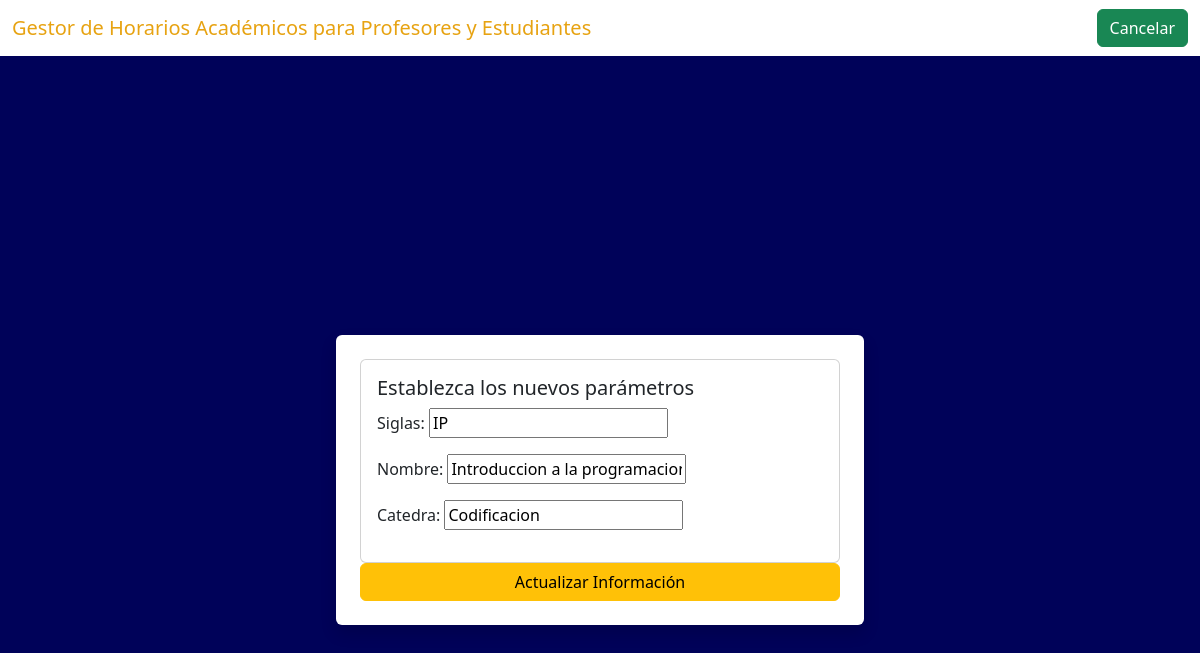
/recursos/EditarAsignaturas/1/ (signed in), run on the app's committed database.
### Recursos/models.py (models this page shows, shortened)
class Asignatura(models.Model):
    siglas = models.CharField(max_length=10, default='')
    nombre = models.CharField(max_length=253)
    catedra = models.CharField(max_length=255, default='')
    creador = models.ForeignKey(User, on_delete=models.CASCADE)  # Nuevo campo

### Recursos/views.py (the view)
# urls.py: path('EditarAsignaturas/<int:id>/', e_asignaturas, name='Editar_Asignaturas'),
@login_required
def e_asignaturas(request, id):
    asignatura = get_object_or_404(Asignatura, id=id)
    is_admin = request.user.groups.filter(name='Administrador').exists()
    if request.method == 'POST':
        form = AsignaturaForm(request.POST, instance=asignatura)
        if form.is_valid():
            if is_admin:
                creador_id = request.POST.get('creador')
                asignatura.creador = User.objects.get(id=creador_id)  # Obtener el usuario por ID
            else:
                asignatura.creador = request.user  # Establecer el creador como el usuario autenticado
            form.save()
            return redirect('Listar_Asignaturas')
    else:
        form = AsignaturaForm(instance=asignatura)
    return render(request, 'Recursos/Asignaturas/editar_asignaturas.html', {
        'form': form,
        'is_admin': is_admin,  # Pasar la variable is_admin al contexto
        'users': User.objects.all() if is_admin else []  # Pasar lista de usuarios si es admin
    })

### Recursos/forms.py
class AsignaturaForm(forms.ModelForm):
    class Meta:
        model = Asignatura
        fields = ['siglas', 'nombre', 'catedra']  # Excluye 'creador'

### Recursos/templates/Recursos/Asignaturas/editar_asignaturas.html (shortened to what this page needs)
{% load static %}
<!DOCTYPE html>
<html lang="es">
<head>
    <link href="{% static 'css/bootstrap.min.css' %}" rel="stylesheet">
</head>
<body style="background-color: rgb(0, 2, 89);">
    <nav class="navbar navbar-expand-lg navbar-light" style="background-color: white;">
        <div class="container-fluid">
            <a class="navbar-brand" href="https://eva.uci.cu/" style="color: rgb(231, 163, 18);">
                Gestor de Horarios Académicos para Profesores y Estudiantes
            </a>
            <div class="collapse navbar-collapse" id="navbarNav">
                <div class="ms-auto d-flex align-items-center">
                    <a href="{% url 'Listar_Asignaturas' %}" class="btn btn-success">Cancelar</a>
                </div>
            </div>
        </div>
    </nav>
    <div class="d-flex justify-content-center align-items-center" style="min-height: 100vh;">
        <div>
            {% if form.instance.creador == request.user or is_admin %}
            <form action="" method="POST" class="container mt-5 p-4 bg-white rounded shadow">
                <div class="card mx-auto" style="width: 30rem;">
                    <div class="card-body">
                        <h5 class="card-title">Establezca los nuevos parámetros</h5>
                        {{ form.as_p }}
                    </div>
                </div>
                <button type="submit" class="btn btn-warning w-100">Actualizar Información</button>
            </form>
            {% else %}
            <div class='alert alert-danger text-center'>
                No tienes permiso para editar esta asignatura.
            </div>
            {% endif %}
        </div>
    </div>
</body>
</html>

### data on the page
Asignatura: siglas "IP", nombre "Introduccion a la programacion", catedra "Codificacion"
